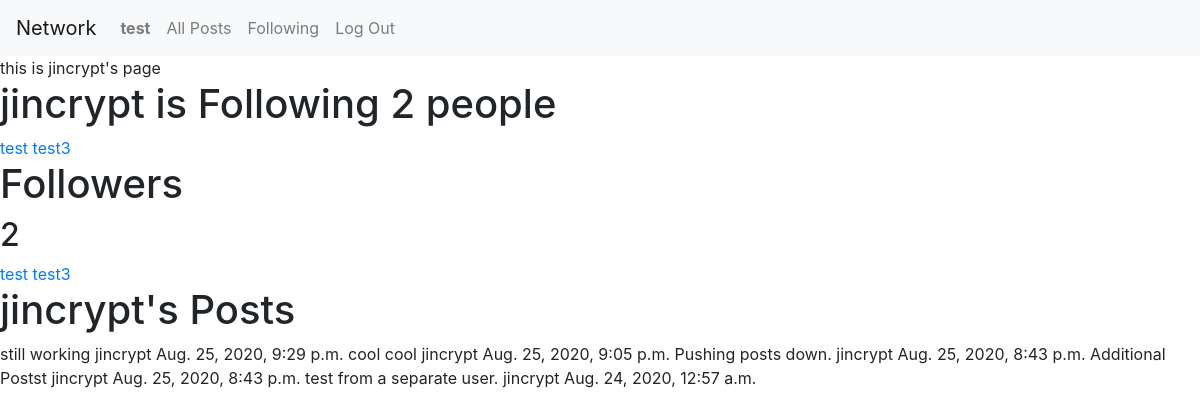
/profile/jincrypt (signed in), run on the app's committed database.
### network/models.py (models this page shows, shortened)
class User(AbstractUser):
    follow = models.ManyToManyField('User', through='Followers', related_name="followers", symmetrical=False)

class Followers(models.Model):
    followee = models.ForeignKey(User, related_name="followee", on_delete=models.CASCADE)
    following = models.ForeignKey(User, related_name="following", on_delete=models.CASCADE)

class Post(models.Model):
    user = models.ForeignKey("User", on_delete=models.CASCADE, related_name="posts")
    body = models.CharField(blank=False, max_length=280)
    timestamp = models.DateTimeField(auto_now_add=True)
    likes = models.PositiveIntegerField(default=0)

### network/views.py (the view)
# urls.py: path("profile/<str:owner>", views.profile, name="profile"),
def profile(request, owner):
    user = User.objects.get(username=owner)
    posts = user.posts.all().order_by('-timestamp')
    followers = Followers.objects.filter(following=user.id)
    following = Followers.objects.filter(followee=user.id)
    return render(request, "network/profile.html", {
        "owner": owner,
        "followers": followers,
        "following": following,
        "posts": posts
    })

### network/templates/network/profile.html (shortened to what this page needs)
{% extends "network/layout.html" %}
{% load static %}
{% block body %}
<div data-name="{{ owner }}" id="owner">
    this is {{ owner }}'s page
</div>
<h1>{{owner}} is Following {{ following.count }} people</h1>
{% for person in following %}
<a href="{% url 'profile' person.following %}">{{ person.following }}</a>
{% endfor %}
<h1>Followers</h1>
<h2><span id="followers">{{followers.count}}</span></h2>
{% for person in followers %}
<a href="{% url 'profile' person.followee %}">{{ person.followee }}</a>
{% endfor %}
<h1>{{ owner }}'s Posts</h1>
<div id="user_posts">
{% for post in posts %}
    {{post.body}}
    {{post.user}}
    {{post.timestamp}}
{% endfor %}
</div>
{% endblock %}

### network/templates/network/layout.html (shortened to what this page needs)
{% load static %}
<!DOCTYPE html>
<html lang="en">
    <head>
        <link rel="stylesheet" href="https://stackpath.bootstrapcdn.com/bootstrap/4.4.1/css/bootstrap.min.css">
        <link href="{% static 'network/styles.css' %}" rel="stylesheet">
    </head>
    <body>
        <nav class="navbar navbar-expand-lg navbar-light bg-light">
            <a class="navbar-brand" href="{% url 'index' %}">Network</a>
            <div>
              <ul class="navbar-nav mr-auto">
                {% if user.is_authenticated %}
                    <li class="nav-item">
                        <a class="nav-link" href="{% url 'profile' user.username %}"><strong id="current_user">{{ user.username }}</strong></a>
                    </li>
                {% endif %}
                <li class="nav-item">
                  <a class="nav-link" href="{% url 'index' %}">All Posts</a>
                </li>
                {% if user.is_authenticated %}
                    <li class="nav-item">
                        <a class="nav-link" href="{% url 'following' %}">Following</a>
                    </li>
                    <li class="nav-item">
                        <a class="nav-link" href="{% url 'logout' %}">Log Out</a>
                    </li>
                {% endif %}
              </ul>
            </div>
          </nav>
        <div class="body">
            {% block body %}
            {% endblock %}
        </div>
    </body>
</html>

### data on the page
User: username "test"
User: username "jincrypt"
Followers: following "test"
Followers: following "test3"
Followers: followee "test"
Followers: followee "test3"
Post: body "still working", user "jincrypt", timestamp "Aug. 25, 2020, 9:29 p.m."
Post: body "cool cool", user "jincrypt", timestamp "Aug. 25, 2020, 9:05 p.m."
Post: body "Pushing posts down.", user "jincrypt", timestamp "Aug. 25, 2020, 8:43 p.m."
Post: body "Additional Postst", user "jincrypt", timestamp "Aug. 25, 2020, 8:43 p.m."
Post: body "test from a separate user.", user "jincrypt", timestamp "Aug. 24, 2020, 12:57 a.m."

### other printed values
{{ following.count }} "2"
{{ followers.count }} "2"
